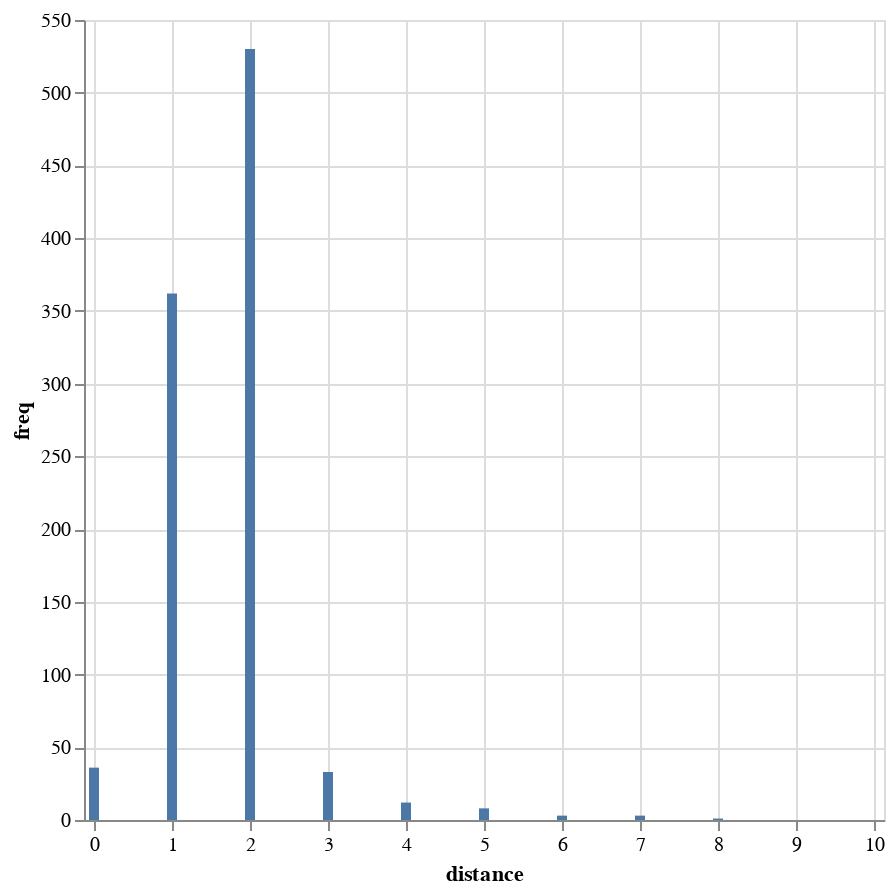

Notebook cell for this chart:
### Code cell
import altair as alt

target = 'distance'
target_min, target_max = 0, 10

alt.Chart(X[X[target].between(target_min, target_max)]).mark_bar().encode(
    x=alt.X(target, scale=alt.Scale(domain=[target_min, target_max])),
    y=alt.Y('count()', axis=alt.Axis(title='freq'))
).properties(width=400, height=400)

### Figure 1 — Vega-Lite specification as saved in the notebook (floating-point values rounded to 4 significant figures; data arrays with more than 128 entries replaced by an {"elided": "..."} marker saying what was removed)
{"config": {"view": {"continuousWidth": 400, "continuousHeight": 300}}, "data": {"name": "data-7a253b8d30aa3ccdbc6ca6b6d30739e8"}, "mark": "bar", "encoding": {"x": {"type": "quantitative", "field": "distance", "scale": {"domain": [0, 10]}}, "y": {"type": "quantitative", "aggregate": "count", "axis": {"title": "freq"}}}, "height": 400, "width": 400, "$schema": "https://vega.github.io/schema/vega-lite/v4.8.1.json", "datasets": {"data-7a253b8d30aa3ccdbc6ca6b6d30739e8": {"elided": "988 records"}}}
